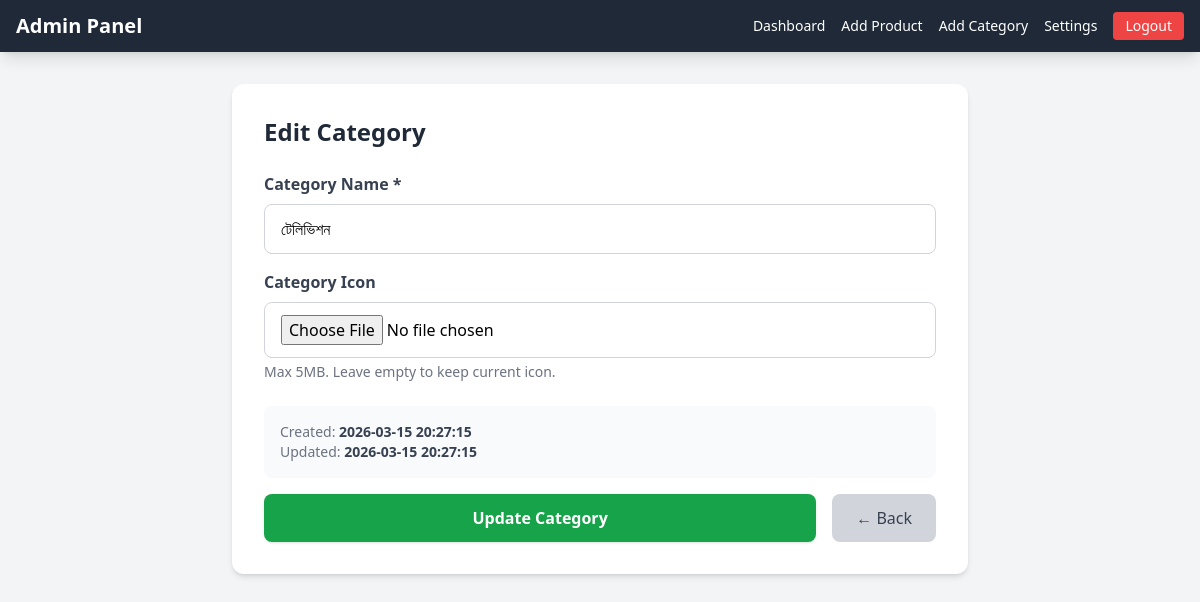
The page /admin/edit-category.php?id=3 (signed in) on the database its author committed.
### tables this page shows
CREATE TABLE IF NOT EXISTS `categories` (
  `id` INT AUTO_INCREMENT PRIMARY KEY,
  `name` VARCHAR(255) NOT NULL,
  `created_at` TIMESTAMP DEFAULT CURRENT_TIMESTAMP,
  `updated_at` TIMESTAMP DEFAULT CURRENT_TIMESTAMP ON UPDATE CURRENT_TIMESTAMP
);

### admin/edit-category.php (the view, shortened to what this page needs)
<?php
require_once '../db.php';
$category_id = isset($_GET['id']) ? (int)$_GET['id'] : 0;
$stmt = $conn->prepare("SELECT * FROM categories WHERE id = ?");
$stmt->bind_param("i", $category_id);
$stmt->execute();
$result = $stmt->get_result();
$category = $result->fetch_assoc();
?>
<!DOCTYPE html>
<html lang="en">
<head>
    <script src="https://cdn.tailwindcss.com"></script>
</head>
<body class="bg-gray-100 min-h-screen">
    <nav class="bg-gray-800 text-white shadow-lg">
        <div class="max-w-7xl mx-auto px-4 py-3">
            <div class="flex justify-between items-center">
                <div class="flex items-center">
                    <span class="text-xl font-bold">Admin Panel</span>
                </div>
                <div class="hidden md:flex items-center space-x-4">
                    <a href="dashboard.php" class="hover:text-green-400 transition text-sm">Dashboard</a>
                    <a href="add-product.php" class="hover:text-green-400 transition text-sm">Add Product</a>
                    <a href="add-category.php" class="hover:text-green-400 transition text-sm">Add Category</a>
                    <a href="settings.php" class="hover:text-green-400 transition text-sm">Settings</a>
                    <a href="login.php?logout=1" class="bg-red-500 px-3 py-1 rounded text-sm hover:bg-red-600 transition">Logout</a>
                </div>
            </div>
        </div>
    </nav>
    <div class="max-w-3xl mx-auto px-4 py-8">
        <div class="bg-white rounded-xl shadow-md p-8">
            <h1 class="text-2xl font-bold text-gray-800 mb-6">Edit Category</h1>
            <form method="POST" action="" enctype="multipart/form-data">
                <div class="mb-4">
                    <label class="block text-gray-700 font-semibold mb-2">Category Name *</label>
                    <input type="text" name="name" value="<?php echo htmlspecialchars($category['name']); ?>"
                           class="w-full px-4 py-3 border border-gray-300 rounded-lg focus:outline-none focus:ring-2 focus:ring-green-500" required>
                </div>
                <div class="mb-6">
                    <label class="block text-gray-700 font-semibold mb-2">Category Icon</label>
                    <input type="file" name="icon" accept="image/*"
                           class="w-full px-4 py-3 border border-gray-300 rounded-lg focus:outline-none focus:ring-2 focus:ring-green-500">
                    <p class="text-sm text-gray-500 mt-1">Max 5MB. Leave empty to keep current icon.</p>
                </div>
                <div class="mb-4 bg-gray-50 rounded-lg p-4">
                    <p class="text-sm text-gray-500">Created: <strong class="text-gray-700"><?php echo $category['created_at']; ?></strong></p>
                    <p class="text-sm text-gray-500">Updated: <strong class="text-gray-700"><?php echo $category['updated_at']; ?></strong></p>
                </div>
                <div class="flex space-x-4">
                    <button type="submit" class="flex-1 bg-green-600 text-white py-3 rounded-lg font-semibold hover:bg-green-700 transition shadow">Update Category</button>
                    <a href="dashboard.php" class="bg-gray-300 text-gray-700 px-6 py-3 rounded-lg hover:bg-gray-400 transition text-center">&larr; Back</a>
                </div>
            </form>
        </div>
    </div>
</body>
</html>

### rows shown on the page
categories: name "টেলিভিশন", created_at "2026-03-15 20:27:15", updated_at "2026-03-15 20:27:15"
